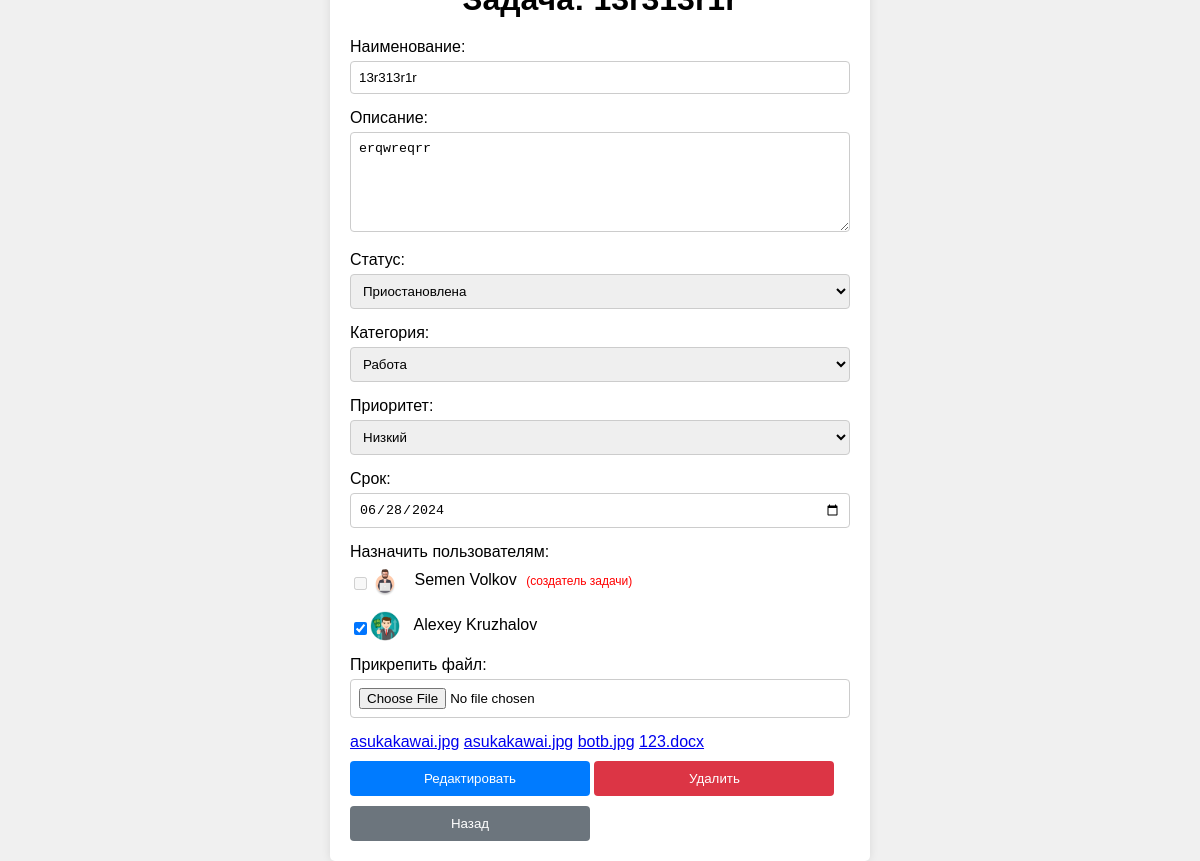
/task/4 (signed in), run on the app's committed database.
### app.py (models this page shows)
class Task(db.Model):
    id = db.Column(db.Integer, primary_key=True)
    title = db.Column(db.String(100), nullable=False)
    description = db.Column(db.Text, nullable=False)
    status = db.Column(db.String(100), nullable=False, default='Назначена')
    category = db.Column(db.String(100), nullable=True)
    priority = db.Column(db.String(100), nullable=False, default='Средний')
    deadline = db.Column(db.DateTime, nullable=False, default=datetime.now(timezone.utc))
    user_id = db.Column(db.Integer, db.ForeignKey('user.id'), nullable=False)
    files = db.relationship('File', backref='task', lazy=True)

class User(db.Model):
    id = db.Column(db.Integer, primary_key=True)
    first_name = db.Column(db.String(150), nullable=False)
    last_name = db.Column(db.String(150), nullable=False)
    login = db.Column(db.String(150), unique=True, nullable=False)
    password = db.Column(db.String(150), nullable=False)
    avatar = db.Column(db.String(150), nullable=True, default='default_avatar.png')
    tasks = db.relationship('Task', backref='user', lazy=True)
    assigned_tasks = db.relationship('Task', secondary='task_assigned', backref='assigned_users', lazy='subquery')

class File(db.Model):
    id = db.Column(db.Integer, primary_key=True)
    filename = db.Column(db.String(100), nullable=False)
    task_id = db.Column(db.Integer, db.ForeignKey('task.id'), nullable=False)

### app.py (the view)
    def wrap(*args, **kwargs):
        if 'user_id' not in session:
            return redirect(url_for('login'))
        return f(*args, **kwargs)

### app.py (called while the page is built, shortened)
def login_required(f):
    def wrap(*args, **kwargs):
        if 'user_id' not in session:
            return redirect(url_for('login'))
        return f(*args, **kwargs)
    wrap.__name__ = f.__name__
    return wrap

@app.route('/task/<int:task_id>', methods=['GET', 'POST'])
@login_required
def task_detail(task_id):
    task = Task.query.get_or_404(task_id)
    users = User.query.all()
    return render_template('task_detail.html', task=task, users=users, current_user_id=session['user_id'])

### templates/task_detail.html (shortened to what this page needs)
<!DOCTYPE html>
<html lang="en">
<head>
    <link rel="stylesheet" href="{{ url_for('static', filename='style_detail.css') }}">
</head>
<body>
    <div class="container">
        <h1>Задача: {{ task.title }}</h1>
        <form action="/task/{{ task.id }}" method="post" enctype="multipart/form-data">
            <div class="form-group">
                <label for="title">Наименование:</label>
                <input type="text" id="title" name="title" value="{{ task.title }}">
            </div>
            <div class="form-group">
                <label for="description">Описание:</label>
                <textarea id="description" name="description">{{ task.description }}</textarea>
            </div>
            <div class="form-group">
                <label for="status">Статус:</label>
                <select id="status" name="status">
                    <option value="Приостановлена" {% if task.status == 'Приостановлена' %}selected{% endif %}>Приостановлена</option>
                </select>
            </div>
            <div class="form-group">
                <label for="category">Категория:</label>
                <select id="category" name="category">
                    <option value="Работа" {% if task.category == 'Работа' %}selected{% endif %}>Работа</option>
                </select>
            </div>
            <div class="form-group">
                <label for="priority">Приоритет:</label>
                <select id="priority" name="priority">
                    <option value="Низкий" {% if task.priority == 'Низкий' %}selected{% endif %}>Низкий</option>
                </select>
            </div>
            <div class="form-group">
                <label for="deadline">Срок:</label>
                <input type="date" id="deadline" name="deadline" value="{{ task.deadline.strftime('%Y-%m-%d') }}">
            </div>
            <div class="form-group">
                <label for="assigned_users">Назначить пользователям:</label>
                <div id="assigned_users">
                    {% for user in users %}
                        <div class="user-option">
                            <input type="checkbox" id="user_{{ user.id }}" name="assigned_users" value="{{ user.id }}" {% if user in task.assigned_users %}checked{% endif %} {% if user.id == task.user_id %}disabled{% endif %}>
                            <label for="user_{{ user.id }}">
                                <img src="{{ url_for('static', filename='uploads/' + (user.avatar or 'default_avatar.png')) }}" alt="Avatar" class="avatar-icon">
                                {{ user.first_name }} {{ user.last_name }} {% if user.id == task.user_id %}<span class="creator-note">(создатель задачи)</span>{% endif %}
                            </label>
                        </div>
                    {% endfor %}
                </div>
            </div>
            <div class="form-group">
                <label for="file">Прикрепить файл:</label>
                <input type="file" id="file" name="file">
            </div>
            <div class="form-group">
                {% for file in task.files %}
                <a href="{{ url_for('static', filename='uploads/' + file.filename) }}">{{ file.filename }}</a>
                {% endfor %}
            </div>
            <button type="submit" name="edit" class="submit-button">Редактировать</button>
            <button type="submit" name="delete" class="delete-button">Удалить</button>
            <button type="button" class="back-button" onclick="window.location.href='/main'">Назад</button>
        </form>
    </div>
</body>
</html>

### static/style_detail.css (style rules this page uses)
body { font-family: Arial, sans-serif; background-color: #f0f0f0; display: flex; justify-content: center; align-items: center; height: 100vh; margin: 0; }
.container { background-color: #fff; padding: 20px; border-radius: 5px; box-shadow: 0 0 10px rgba(0, 0, 0, 0.1); width: 500px; margin: 10px 0; }
h1 { text-align: center; margin-bottom: 20px; }
label { display: block; margin-bottom: 5px; }
input[type="text"], input[type="date"], textarea, select, input[type="file"] { width: 100%; padding: 8px; box-sizing: border-box; border: 1px solid #ccc; border-radius: 4px; margin-bottom: 15px; }
textarea { height: 100px; resize: vertical; }
.submit-button, .delete-button, .back-button { width: 48%; padding: 10px; color: white; border: none; border-radius: 4px; cursor: pointer; margin-top: 10px; }
.submit-button { background-color: #007BFF; }
.delete-button { background-color: #dc3545; }
.back-button { background-color: #6c757d; }
.avatar-icon { width: 30px; height: 30px; border-radius: 50%; vertical-align: middle; margin-right: 10px; }
.user-option { display: flex; align-items: center; margin-bottom: 10px; }
.creator-note { color: red; font-size: 12px; margin-left: 5px; }

### data on the page
Task: title "13r313r1r", description "erqwreqrr", status "Приостановлена", category "Работа", priority "Низкий", deadline "06/28/2024"
User: avatar (picture), first_name "Semen", last_name "Volkov", shows "(создатель задачи)"
User: assigned_users "☑", avatar (picture), first_name "Alexey", last_name "Kruzhalov"
File: filename "asukakawai.jpg"
File: filename "asukakawai.jpg"
File: filename "botb.jpg"
File: filename "123.docx"
